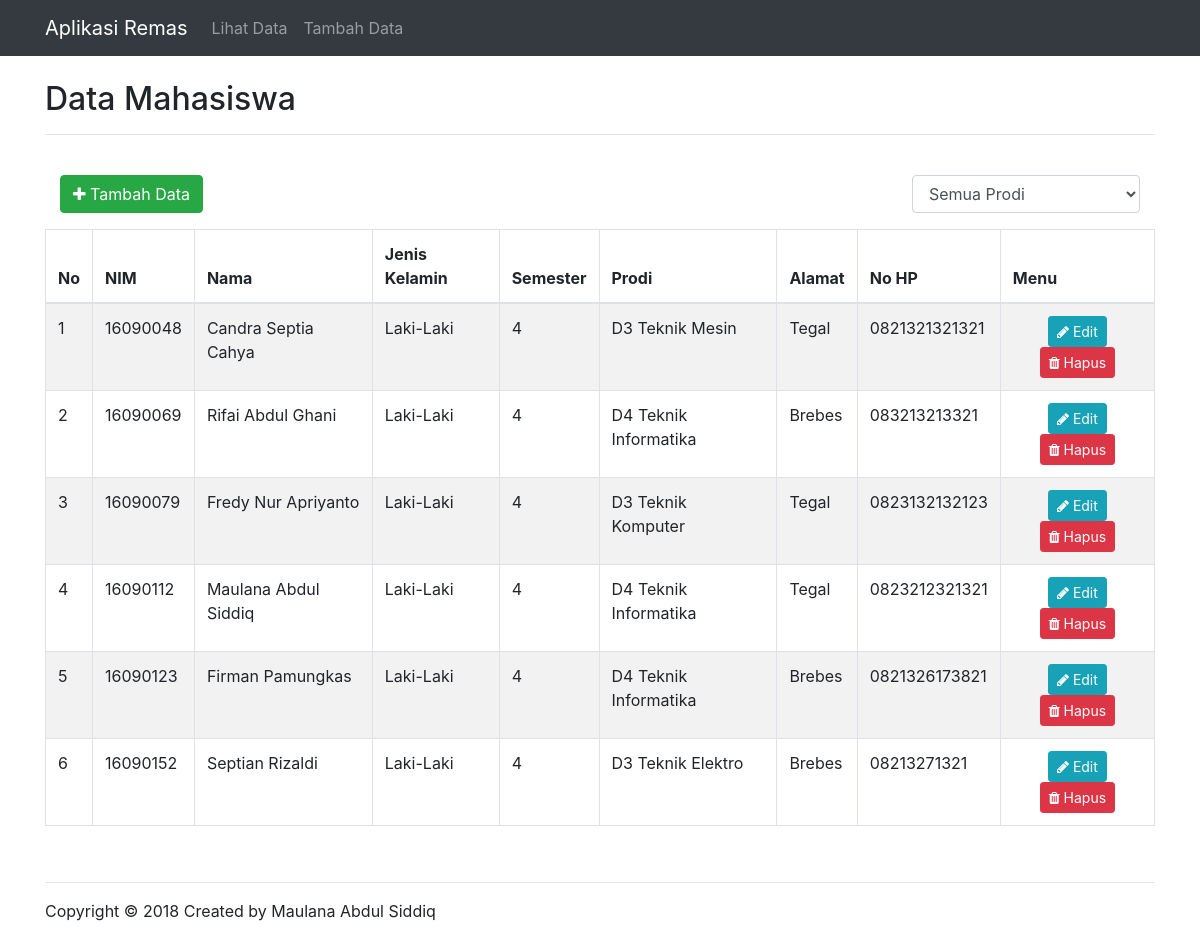
The page / on the database its author committed.
### tables this page shows
CREATE TABLE `mahasiswa` (
  `nim` varchar(8) NOT NULL,
  `nama` varchar(100) NOT NULL,
  `jenis_kelamin` varchar(9) NOT NULL,
  `semester` int(1) NOT NULL,
  `prodi` varchar(50) NOT NULL,
  `alamat` varchar(100) NOT NULL,
  `no_hp` varchar(13) NOT NULL
);

### index.php (the view, shortened to what this page needs)
<!DOCTYPE html>
<html lang="en">
<head>
    <link rel="stylesheet" href="assets/css/bootstrap.min.css">
    <link rel="stylesheet" href="assets/font-awesome/css/font-awesome.min.css">
    <link rel="stylesheet" type="text/css" href="assets/css/bootstrap.css">
</head>
<body>
    <?php
        include 'header.php';
    ?>
    <div class="container">
        <br>
        <h2>Data Mahasiswa</h2>
        <hr>
        <br>
        <div class="container">
            <div class="row justify-content-between">
                <div class="col-auto .mr-auto">
                    <a href="tambah.php" class="btn btn-success"><i class="fa fa-plus"></i> Tambah Data</a>
                </div>
                <div class="col-auto .mr-auto">
                    <form class="form-horizontal" method="get">
                        <div class="form-group">
                            <select name="filter" class="form-control" onchange="form.submit()">
                                <?php $filter = (isset($_GET['filter']) ? strtolower($_GET['filter']) : NULL);  ?>
                                <option value="0" <?php if($filter == ''){ echo 'selected'; } ?>>Semua Prodi</option>
                            </select>
                        </div>
                    </form>
                </div>
            </div>
        </div>
        <div class="table-responsive">
            <table class="table table-striped table-bordered table-hover" id="tb-mahasiswa">
                <thead>
                    <tr>
                        <th>No</th>
                        <th>NIM</th>
                        <th>Nama</th>
                        <th>Jenis Kelamin</th>
                        <th>Semester</th>
                        <th>Prodi</th>
                        <th>Alamat</th>
                        <th>No HP</th>
                        <th>Menu</th>
                    </tr>
                </thead>
                <tbody>
                    <?php
                        $no = 1;
                        $koneksiObj = new koneksi();
                        $koneksi    = $koneksiObj->getKoneksi();
                        $query = "select * from mahasiswa order by nama";
                        $data  = $koneksi->query($query);
                        if($data->num_rows <= 0){
                            echo "<tr>";
                            echo "<td colspan='7' class='text-center'><i>Tidak ada data</i></td>";
                            echo "</tr>";
                        } else{
                            if($filter){
                                $sql = mysqli_query($koneksi, "SELECT * FROM mahasiswa WHERE prodi='$filter' ORDER BY nim ASC");
                            }else{
                                $sql = mysqli_query($koneksi, "SELECT * FROM mahasiswa ORDER BY nim ASC");
                            }
                            if(mysqli_num_rows($sql) == 0){
                                echo '<tr><td colspan="14">Data Tidak Ada.</td></tr>';
                            }else{
                                while($row = mysqli_fetch_assoc($sql)){
                                    echo "<tr>";
                                    echo "<td>".$no++."</td>";
                                    echo "<td class='center'>".$row['nim']."</td>";
                                    echo "<td>".$row['nama']."</td>";
                                    echo "<td>".$row['jenis_kelamin']."</td>";
                                    echo "<td class='center'>".$row['semester']."</td>";
                                    echo "<td>".$row['prodi']."</td>";
                                    echo "<td>".$row['alamat']."</td>";
                                    echo "<td>".$row['no_hp']."</td>";
                                    echo '<td class="text-center"><a href="edit.php?nim='.$row['nim'].'" class="btn btn-info btn-sm"><i class="fa fa-pencil"></i> Edit</a>';
                                    echo '
                                    <a href="hapus.php?nim='.$row['nim'].'" class="btn btn-danger btn-sm delete-link"><i class="fa fa-trash"></i> Hapus</a></td>';
                                    echo "</tr>";
                                }
                            }
                        }
                    ?>
                </tbody>
            </table>
        </div>
    </div>
    <?php
        include 'footer.php';
    ?>
</body>
</html>

### header.php (shortened to what this page needs)
<nav class="navbar navbar-expand-lg navbar navbar-dark bg-dark">
  <div class="container">
    <a class="navbar-brand" href="index.php">Aplikasi Remas</a>
      <div class="collapse navbar-collapse" id="navbarSupportedContent">
        <ul class="navbar-nav mr-auto">
          <li class="nav-item">
            <a class="nav-link" href="index.php">Lihat Data</a>
          </li>
          <li class="nav-item">
            <a class="nav-link" href="tambah.php">Tambah Data</a>
          </li>
        </ul>
      </div>
  </div>
</nav>

### footer.php
<div class="container">
	<br>
	<hr>
	Copyright &copy; 2018 Created by Maulana Abdul Siddiq
	<br>
	<br>
</div>

### rows shown on the page
mahasiswa: nim "16090048", nama "Candra Septia Cahya", jenis_kelamin "Laki-Laki", semester "4", prodi "D3 Teknik Mesin", alamat "Tegal", no_hp "0821321321321"
mahasiswa: nim "16090069", nama "Rifai Abdul Ghani", jenis_kelamin "Laki-Laki", semester "4", prodi "D4 Teknik Informatika", alamat "Brebes", no_hp "083213213321"
mahasiswa: nim "16090079", nama "Fredy Nur Apriyanto", jenis_kelamin "Laki-Laki", semester "4", prodi "D3 Teknik Komputer", alamat "Tegal", no_hp "0823132132123"
mahasiswa: nim "16090112", nama "Maulana Abdul Siddiq", jenis_kelamin "Laki-Laki", semester "4", prodi "D4 Teknik Informatika", alamat "Tegal", no_hp "0823212321321"
mahasiswa: nim "16090123", nama "Firman Pamungkas", jenis_kelamin "Laki-Laki", semester "4", prodi "D4 Teknik Informatika", alamat "Brebes", no_hp "0821326173821"
mahasiswa: nim "16090152", nama "Septian Rizaldi", jenis_kelamin "Laki-Laki", semester "4", prodi "D3 Teknik Elektro", alamat "Brebes", no_hp "08213271321"
